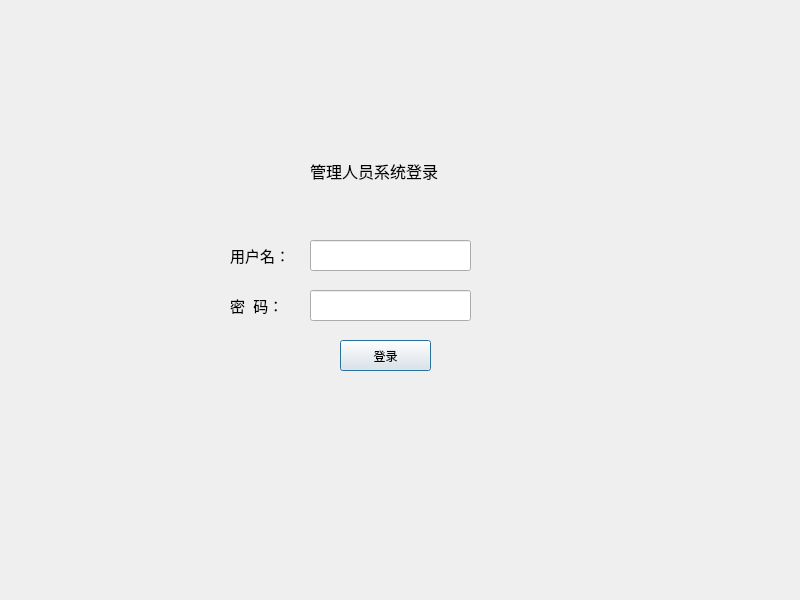
<?xml version="1.0" encoding="UTF-8"?>
<ui version="4.0">
 <class>Dialog</class>
 <widget class="QDialog" name="Dialog">
  <property name="geometry">
   <rect>
    <x>0</x>
    <y>0</y>
    <width>800</width>
    <height>600</height>
   </rect>
  </property>
  <property name="windowTitle">
   <string>Dialog</string>
  </property>
  <widget class="QLineEdit" name="lineEdit_id">
   <property name="geometry">
    <rect>
     <x>310</x>
     <y>240</y>
     <width>161</width>
     <height>31</height>
    </rect>
   </property>
  </widget>
  <widget class="QLabel" name="label">
   <property name="geometry">
    <rect>
     <x>310</x>
     <y>150</y>
     <width>161</width>
     <height>41</height>
    </rect>
   </property>
   <property name="font">
    <font>
     <pointsize>12</pointsize>
    </font>
   </property>
   <property name="text">
    <string>管理人员系统登录</string>
   </property>
  </widget>
  <widget class="QLabel" name="label_2">
   <property name="geometry">
    <rect>
     <x>230</x>
     <y>240</y>
     <width>72</width>
     <height>31</height>
    </rect>
   </property>
   <property name="font">
    <font>
     <pointsize>11</pointsize>
    </font>
   </property>
   <property name="text">
    <string>用户名：</string>
   </property>
  </widget>
  <widget class="QLabel" name="label_4">
   <property name="geometry">
    <rect>
     <x>230</x>
     <y>290</y>
     <width>81</width>
     <height>31</height>
    </rect>
   </property>
   <property name="font">
    <font>
     <pointsize>11</pointsize>
    </font>
   </property>
   <property name="text">
    <string>密  码：</string>
   </property>
  </widget>
  <widget class="QLineEdit" name="lineEdit_pw">
   <property name="geometry">
    <rect>
     <x>310</x>
     <y>290</y>
     <width>161</width>
     <height>31</height>
    </rect>
   </property>
  </widget>
  <widget class="QPushButton" name="pushButton_register">
   <property name="geometry">
    <rect>
     <x>340</x>
     <y>340</y>
     <width>91</width>
     <height>31</height>
    </rect>
   </property>
   <property name="text">
    <string>登录</string>
   </property>
  </widget>
  <widget class="QLabel" name="label_3">
   <property name="geometry">
    <rect>
     <x>340</x>
     <y>400</y>
     <width>91</width>
     <height>31</height>
    </rect>
   </property>
   <property name="font">
    <font>
     <pointsize>11</pointsize>
    </font>
   </property>
   <property name="text">
    <string/>
   </property>
  </widget>
 </widget>
 <resources/>
 <connections/>
</ui>
